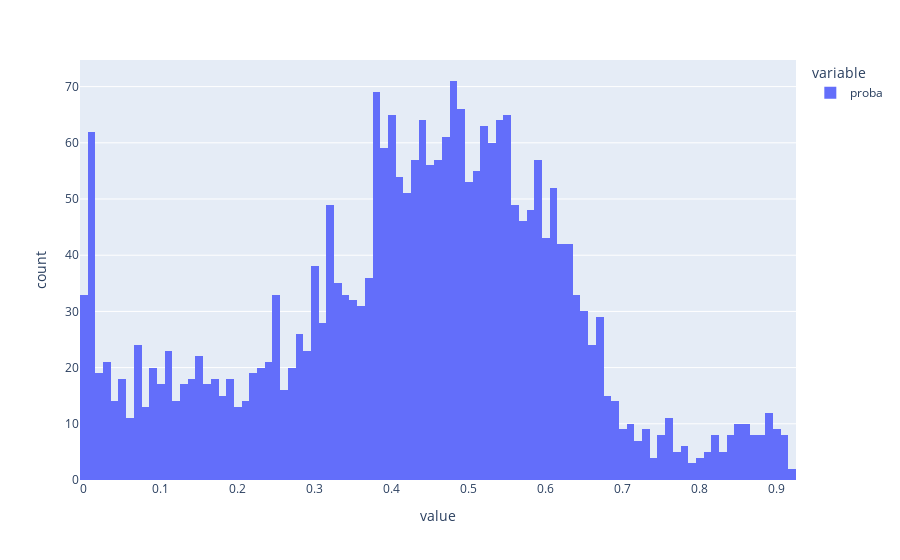

Notebook source saved alongside this figure:
### Code cell
# copy df
df_all = df_raw.copy()

# reset index
df_all.reset_index(drop=True, inplace=True)

# treat missing values
for col in df_all.columns[df_all.isnull().any(axis=0)]:
    df_all[col].fillna(data_params[data_params['feature'] == col]['median'].values[0], inplace=True)

# min max capping
for col in col_list_excpt_bool:
    lower_cap = data_params[data_params['feature'] == col]['lower_limit'].values[0]
    upper_cap = data_params[data_params['feature'] == col]['upper_limit'].values[0]
    df_all[col][df_all[col] < lower_cap] = lower_cap
    df_all[col][df_all[col] > upper_cap] = upper_cap

# scaling
df_all[col_list_excpt_bool] = pd.DataFrame(transformer.transform(df_all[col_list_excpt_bool]), columns=col_list_excpt_bool)
df_all.shape

predicted_probas = logreg_model.predict_proba(df_all[feat_list])
df_all['proba'] = predicted_probas[:,1:].flatten()
px.histogram(df_all['proba'], nbins=100)

### Figure 1 — Plotly figure (JSON) as saved in the notebook; plotly's stock layout.template omitted (floating-point values rounded to 4 significant figures; data arrays with more than 128 entries replaced by an {"elided": "..."} marker saying what was removed)
{"data": [{"alignmentgroup": "True", "bingroup": "x", "hovertemplate": "variable=proba<br>value=%{x}<br>count=%{y}<extra></extra>", "legendgroup": "proba", "marker": {"color": "#636efa", "pattern": {"shape": ""}}, "name": "proba", "nbinsx": 100, "offsetgroup": "proba", "orientation": "v", "showlegend": true, "type": "histogram", "x": {"elided": "2684 float values"}, "xaxis": "x", "yaxis": "y"}], "layout": {"barmode": "relative", "legend": {"title": {"text": "variable"}, "tracegroupgap": 0}, "margin": {"t": 60}, "xaxis": {"anchor": "y", "domain": [0, 1], "title": {"text": "value"}}, "yaxis": {"anchor": "x", "domain": [0, 1], "title": {"text": "count"}}}}
